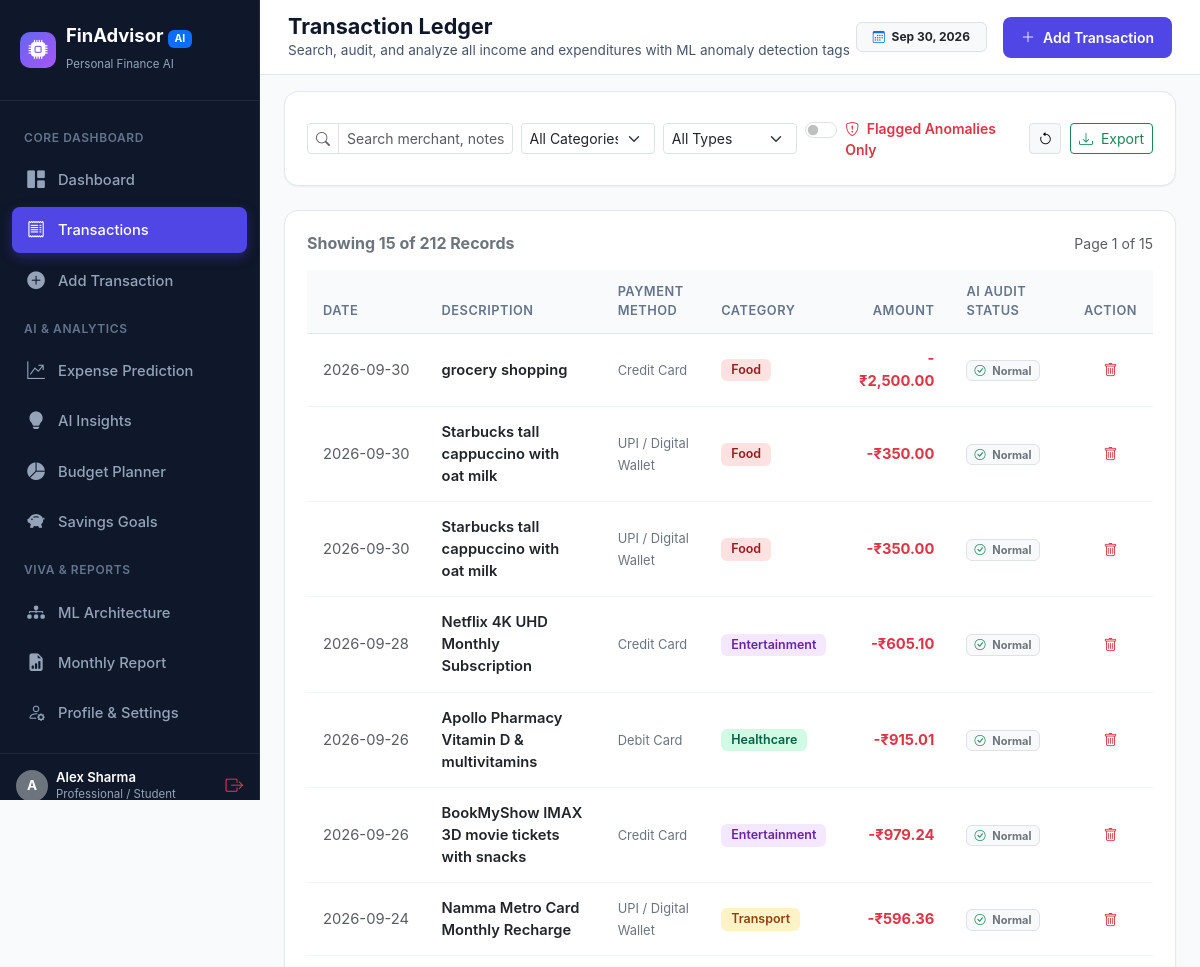
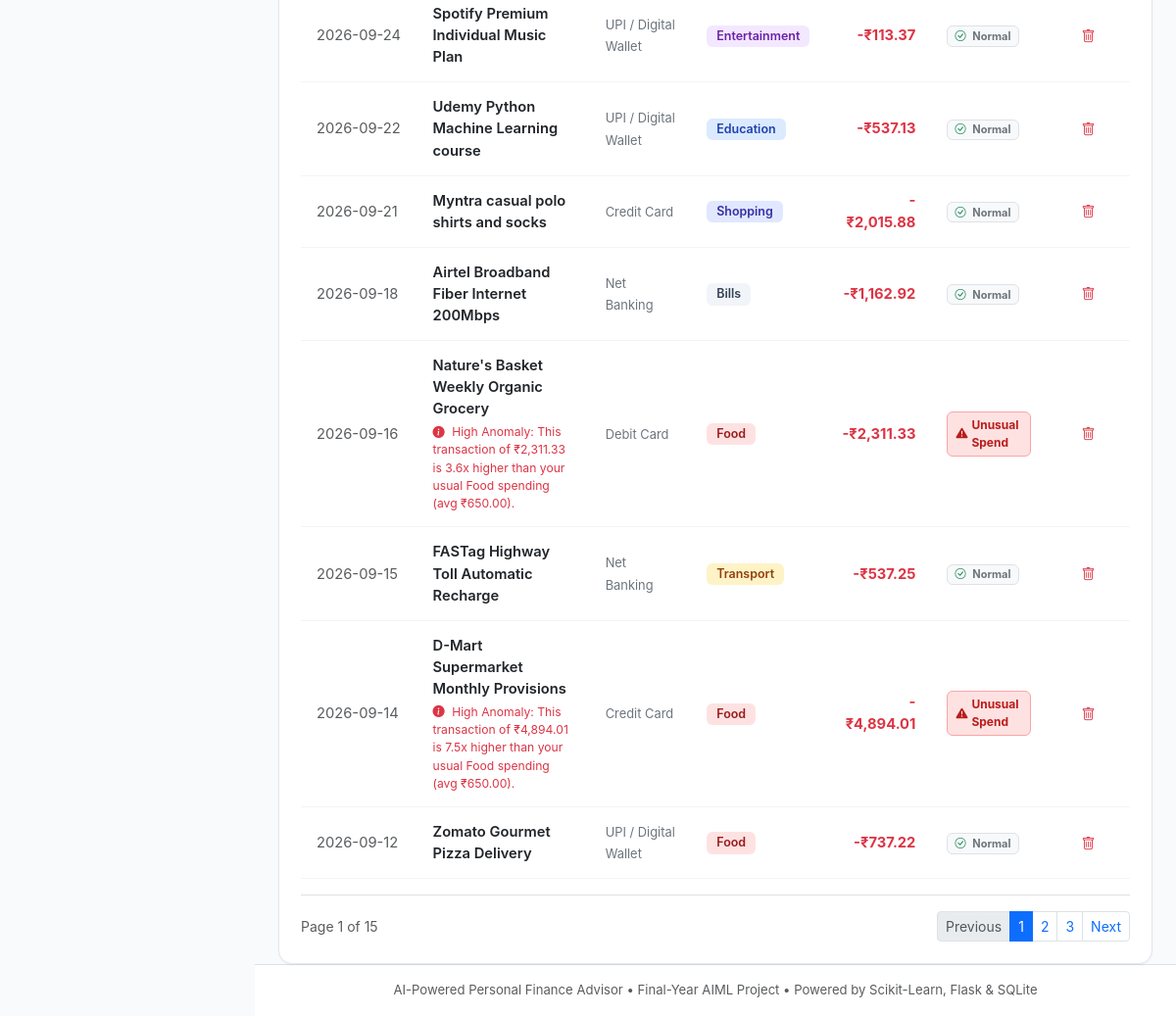
The page /transactions (signed in) on the database its author committed (2 pictures, top to bottom).
### tables this page shows
CREATE TABLE users (
        id INTEGER PRIMARY KEY AUTOINCREMENT,
        name TEXT NOT NULL,
        email TEXT UNIQUE NOT NULL,
        password_hash TEXT NOT NULL,
        monthly_income REAL DEFAULT 50000.0,
        currency TEXT DEFAULT '₹',
        occupation TEXT DEFAULT 'Professional / Student',
        created_at TIMESTAMP DEFAULT CURRENT_TIMESTAMP
    );

CREATE TABLE transactions (
        id INTEGER PRIMARY KEY AUTOINCREMENT,
        user_id INTEGER NOT NULL,
        type TEXT CHECK(type IN ('income', 'expense')) NOT NULL,
        amount REAL NOT NULL,
        category TEXT NOT NULL,
        payment_method TEXT NOT NULL,
        date TEXT NOT NULL,
        description TEXT NOT NULL,
        is_anomaly INTEGER DEFAULT 0,
        anomaly_score REAL DEFAULT 0.0,
        anomaly_reason TEXT,
        created_at TIMESTAMP DEFAULT CURRENT_TIMESTAMP,
        FOREIGN KEY (user_id) REFERENCES users(id) ON DELETE CASCADE
    );

### app.py (the view)
@app.route('/transactions')
@login_required
def transactions():
    u_id = session['user_id']
    page = request.args.get('page', 1, type=int)
    per_page = 15
    offset = (page - 1) * per_page
    cat_filter = request.args.get('category', 'All')
    type_filter = request.args.get('type', '')
    search = request.args.get('search', '').strip()
    only_anom = request.args.get('anomalies', '') == '1'
    total_records = get_transaction_counts(
        u_id,
        category=cat_filter,
        trans_type=type_filter,
        search=search,
        only_anomalies=only_anom
    )
    txns = get_user_transactions(
        u_id,
        limit=per_page,
        offset=offset,
        category=cat_filter,
        trans_type=type_filter,
        search=search,
        only_anomalies=only_anom
    )
    total_pages = max(1, (total_records + per_page - 1) // per_page)
    return render_template(
        'transactions.html',
        transactions=txns,
        page=page,
        total_pages=total_pages,
        total_records=total_records,
        current_cat=cat_filter,
        current_type=type_filter,
        search=search,
        only_anomalies=only_anom
    )

### templates/transactions.html (shortened to what this page needs)
{% extends "base.html" %}
{% block page_heading %}Transaction Ledger{% endblock %}
{% block page_subheading %}Search, audit, and analyze all income and expenditures with ML anomaly detection tags{% endblock %}
{% block content %}
<div class="fin-card mb-4">
    <form method="GET" action="{{ url_for('transactions') }}" class="row g-2 align-items-center">
        <div class="col-md-3">
            <div class="input-group input-group-sm">
                <span class="input-group-text bg-white"><i class="bi bi-search text-muted"></i></span>
                <input type="text" name="search" class="form-control" placeholder="Search merchant, notes..." value="{{ search }}">
            </div>
        </div>
        <div class="col-md-2">
            <select name="category" class="form-select form-select-sm" onchange="this.form.submit()">
                <option value="All" {% if current_cat == 'All' %}selected{% endif %}>All Categories</option>
            </select>
        </div>
        <div class="col-md-2">
            <select name="type" class="form-select form-select-sm" onchange="this.form.submit()">
                <option value="" {% if not current_type %}selected{% endif %}>All Types</option>
            </select>
        </div>
        <div class="col-md-3">
            <div class="form-check form-switch pt-1">
                <input class="form-check-input" type="checkbox" name="anomalies" value="1" id="anomCheck" {% if only_anomalies %}checked{% endif %} onchange="this.form.submit()">
                <label class="form-check-label small fw-semibold text-danger" for="anomCheck">
                    <i class="bi bi-shield-exclamation me-1"></i> Flagged Anomalies Only
                </label>
            </div>
        </div>
        <div class="col-md-2 text-md-end">
            <a href="{{ url_for('transactions') }}" class="btn btn-sm btn-light border me-1" title="Reset Filters"><i class="bi bi-arrow-counterclockwise"></i></a>
            <a href="{{ url_for('export_csv') }}" class="btn btn-sm btn-outline-success" title="Download CSV"><i class="bi bi-download me-1"></i> Export</a>
        </div>
    </form>
</div>
<div class="fin-card">
    <div class="d-flex justify-content-between align-items-center mb-3">
        <h6 class="fw-bold mb-0 text-secondary">
            Showing {{ transactions|length }} of {{ total_records }} Records
        </h6>
        <span class="small text-muted">Page {{ page }} of {{ total_pages }}</span>
    </div>
    <div class="table-responsive">
        <table class="table table-fin">
            <thead>
                <tr>
                    <th>Date</th>
                    <th>Description</th>
                    <th>Payment Method</th>
                    <th>Category</th>
                    <th class="text-end">Amount</th>
                    <th>AI Audit Status</th>
                    <th class="text-center">Action</th>
                </tr>
            </thead>
            <tbody>
                {% if transactions %}
                    {% for t in transactions %}
                    <tr class="{% if t.is_anomaly %}anomaly-row{% endif %}">
                        <td class="text-muted small" style="white-space: nowrap;">{{ t.date }}</td>
                        <td>
                            <div class="fw-semibold text-dark">{{ t.description }}</div>
                            {% if t.is_anomaly and t.anomaly_reason %}
                                <div class="text-danger small mt-1" style="font-size: 0.76rem;">
                                    <i class="bi bi-info-circle-fill me-1"></i> {{ t.anomaly_reason }}
                                </div>
                            {% endif %}
                        </td>
                        <td>
                            <span class="text-secondary small">{{ t.payment_method }}</span>
                        </td>
                        <td>
                            <span class="badge badge-cat badge-{{ t.category }}">{{ t.category }}</span>
                        </td>
                        <td class="text-end fw-bold {% if t.type == 'income' %}text-success{% else %}text-danger{% endif %}">
                            {{ '+' if t.type == 'income' else '-' }}₹{{ "{:,.2f}".format(t.amount) }}
                        </td>
                        <td>
                            {% if t.is_anomaly %}
                                <span class="badge-anomaly" data-bs-toggle="tooltip" data-bs-placement="top" title="{{ t.anomaly_reason }}">
                                    <i class="bi bi-exclamation-triangle-fill"></i> Unusual Spend
                                </span>
                            {% else %}
                                <span class="badge bg-light text-secondary border">
                                    <i class="bi bi-check-circle text-success me-1"></i> Normal
                                </span>
                            {% endif %}
                        </td>
                        <td class="text-center">
                            <form method="POST" action="{{ url_for('remove_transaction', trans_id=t.id) }}" onsubmit="return confirm('Delete this transaction?');">
                                <button type="submit" class="btn btn-sm btn-link text-danger p-0" title="Delete">
                                    <i class="bi bi-trash"></i>
                                </button>
                            </form>
                        </td>
                    </tr>
                    {% endfor %}
                {% endif %}
            </tbody>
        </table>
    </div>
    {% if total_pages > 1 %}
    <nav class="d-flex justify-content-between align-items-center mt-3 pt-3 border-top">
        <div class="small text-muted">Page {{ page }} of {{ total_pages }}</div>
        <ul class="pagination pagination-sm mb-0">
            <li class="page-item {% if page <= 1 %}disabled{% endif %}">
                <a class="page-link" href="{{ url_for('transactions', page=page-1, category=current_cat, type=current_type, search=search, anomalies='1' if only_anomalies else '') }}">Previous</a>
            </li>
            {% for p in range(1, total_pages + 1) %}
                {% if p >= page - 2 and p <= page + 2 %}
                    <li class="page-item {% if p == page %}active{% endif %}">
                        <a class="page-link" href="{{ url_for('transactions', page=p, category=current_cat, type=current_type, search=search, anomalies='1' if only_anomalies else '') }}">{{ p }}</a>
                    </li>
                {% endif %}
            {% endfor %}
            <li class="page-item {% if page >= total_pages %}disabled{% endif %}">
                <a class="page-link" href="{{ url_for('transactions', page=page+1, category=current_cat, type=current_type, search=search, anomalies='1' if only_anomalies else '') }}">Next</a>
            </li>
        </ul>
    </nav>
    {% endif %}
</div>
{% endblock %}

### templates/base.html (shortened to what this page needs)
<!DOCTYPE html>
<html lang="en">
<head>
    <link rel="stylesheet" href="{{ url_for('static', filename='css/bootstrap.min.css') }}">
    <link rel="stylesheet" href="https://cdn.jsdelivr.net/npm/bootstrap-icons@1.11.3/font/bootstrap-icons.min.css">
    <link rel="stylesheet" href="{{ url_for('static', filename='css/style.css') }}">
</head>
<body>
{% if session.get('user_id') %}
<div class="app-container">
    <aside class="sidebar">
        <div class="sidebar-brand">
            <div class="brand-icon">
                <i class="bi bi-cpu-fill"></i>
            </div>
            <div>
                <div style="line-height: 1.2;">FinAdvisor <span class="badge bg-primary text-white" style="font-size: 0.65rem;">AI</span></div>
                <small style="font-size: 0.72rem; color: #94a3b8; font-weight: normal;">Personal Finance AI</small>
            </div>
        </div>
        <nav class="sidebar-nav">
            <div class="sidebar-label">Core Dashboard</div>
            <a href="{{ url_for('dashboard') }}" class="nav-link-custom {% if request.endpoint == 'dashboard' %}active{% endif %}">
                <span class="nav-icon"><i class="bi bi-grid-1x2-fill"></i></span>
                <span>Dashboard</span>
            </a>
            <a href="{{ url_for('transactions') }}" class="nav-link-custom {% if request.endpoint == 'transactions' %}active{% endif %}">
                <span class="nav-icon"><i class="bi bi-receipt"></i></span>
                <span>Transactions</span>
            </a>
            <a href="{{ url_for('add_new_transaction') }}" class="nav-link-custom {% if request.endpoint == 'add_new_transaction' %}active{% endif %}">
                <span class="nav-icon"><i class="bi bi-plus-circle-fill"></i></span>
                <span>Add Transaction</span>
            </a>
            <div class="sidebar-label">AI & Analytics</div>
            <a href="{{ url_for('expense_prediction') }}" class="nav-link-custom {% if request.endpoint == 'expense_prediction' %}active{% endif %}">
                <span class="nav-icon"><i class="bi bi-graph-up-arrow"></i></span>
                <span>Expense Prediction</span>
            </a>
            <a href="{{ url_for('ai_insights_page') }}" class="nav-link-custom {% if request.endpoint == 'ai_insights_page' %}active{% endif %}">
                <span class="nav-icon"><i class="bi bi-lightbulb-fill"></i></span>
                <span>AI Insights</span>
            </a>
            <a href="{{ url_for('budget_recommendation') }}" class="nav-link-custom {% if request.endpoint == 'budget_recommendation' %}active{% endif %}">
                <span class="nav-icon"><i class="bi bi-pie-chart-fill"></i></span>
                <span>Budget Planner</span>
            </a>
            <a href="{{ url_for('savings_goals_page') }}" class="nav-link-custom {% if request.endpoint == 'savings_goals_page' %}active{% endif %}">
                <span class="nav-icon"><i class="bi bi-piggy-bank-fill"></i></span>
                <span>Savings Goals</span>
            </a>
            <div class="sidebar-label">Viva & Reports</div>
            <a href="{{ url_for('ml_models_page') }}" class="nav-link-custom {% if request.endpoint == 'ml_models_page' %}active{% endif %}">
                <span class="nav-icon"><i class="bi bi-diagram-3-fill"></i></span>
                <span>ML Architecture</span>
            </a>
            <a href="{{ url_for('reports_page') }}" class="nav-link-custom {% if request.endpoint == 'reports_page' %}active{% endif %}">
                <span class="nav-icon"><i class="bi bi-file-earmark-bar-graph-fill"></i></span>
                <span>Monthly Report</span>
            </a>
            <a href="{{ url_for('profile_page') }}" class="nav-link-custom {% if request.endpoint == 'profile_page' %}active{% endif %}">
                <span class="nav-icon"><i class="bi bi-person-gear"></i></span>
                <span>Profile & Settings</span>
            </a>
        </nav>
        <div class="sidebar-footer">
            <div class="d-flex align-items-center gap-2">
                <div class="rounded-circle bg-secondary text-white d-flex align-items-center justify-content-center" style="width: 32px; height: 32px; font-size: 0.85rem; font-weight: bold;">
                    {{ current_user.name[0] if current_user else 'U' }}
                </div>
                <div style="line-height: 1.1; overflow: hidden; text-overflow: ellipsis; white-space: nowrap; max-width: 140px;">
                    <div style="font-size: 0.82rem; font-weight: 600; color: #fff;">{{ current_user.name if current_user else 'User' }}</div>
                    <small style="font-size: 0.72rem; color: #94a3b8;">{{ current_user.occupation if current_user else 'Member' }}</small>
                </div>
            </div>
            <a href="{{ url_for('logout') }}" class="text-danger" title="Logout" style="font-size: 1.1rem;">
                <i class="bi bi-box-arrow-right"></i>
            </a>
        </div>
    </aside>
    <div class="main-content">
        <header class="topbar">
            <div>
                <h1 class="page-title">{% block page_heading %}Dashboard{% endblock %}</h1>
                <p class="page-subtitle">{% block page_subheading %}AI-Powered Wealth & Expenditure Intelligence{% endblock %}</p>
            </div>
            <div class="d-flex align-items-center gap-3">
                <span class="badge bg-light text-dark border px-3 py-2">
                    <i class="bi bi-calendar3 me-1 text-primary"></i> <span id="current-date-badge"></span>
                </span>
                <a href="{{ url_for('add_new_transaction') }}" class="btn btn-primary-custom btn-sm">
                    <i class="bi bi-plus-lg"></i> Add Transaction
                </a>
            </div>
        </header>
        <div class="container-fluid px-4 pt-3">
            {% block content %}{% endblock %}
        </div>
        <footer class="mt-auto py-3 px-4 text-center text-muted border-top bg-white no-print" style="font-size: 0.82rem;">
            AI-Powered Personal Finance Advisor &bull; Final-Year AIML Project &bull; Powered by Scikit-Learn, Flask & SQLite
        </footer>
    </div>
</div>
{% endif %}
</body>
</html>

### rows shown on the page
users: name "A", name "Alex Sharma", occupation "Professional / Student"
transactions: date "2026-09-30", description "grocery shopping", payment_method "Credit Card", category "Food", type "-", amount "2,500.00", is_anomaly 0 (drawn)
transactions: date "2026-09-30", description "Starbucks tall cappuccino with oat milk", payment_method "UPI / Digital Wallet", category "Food", type "-", amount "350.00", is_anomaly 0 (drawn)
transactions: date "2026-09-30", description "Starbucks tall cappuccino with oat milk", payment_method "UPI / Digital Wallet", category "Food", type "-", amount "350.00", is_anomaly 0 (drawn)
transactions: date "2026-09-28", description "Netflix 4K UHD Monthly Subscription", payment_method "Credit Card", category "Entertainment", type "-", amount "605.10", is_anomaly 0 (drawn)
transactions: date "2026-09-26", description "Apollo Pharmacy Vitamin D & multivitamins", payment_method "Debit Card", category "Healthcare", type "-", amount "915.01", is_anomaly 0 (drawn)
transactions: date "2026-09-26", description "BookMyShow IMAX 3D movie tickets with snacks", payment_method "Credit Card", category "Entertainment", type "-", amount "979.24", is_anomaly 0 (drawn)
transactions: date "2026-09-24", description "Namma Metro Card Monthly Recharge", payment_method "UPI / Digital Wallet", category "Transport", type "-", amount "596.36", is_anomaly 0 (drawn)
transactions: date "2026-09-24", description "Spotify Premium Individual Music Plan", payment_method "UPI / Digital Wallet", category "Entertainment", type "-", amount "113.37", is_anomaly 0 (drawn)
transactions: date "2026-09-22", description "Udemy Python Machine Learning course", payment_method "UPI / Digital Wallet", category "Education", type "-", amount "537.13", is_anomaly 0 (drawn)
transactions: date "2026-09-21", description "Myntra casual polo shirts and socks", payment_method "Credit Card", category "Shopping", type "-", amount "2,015.88", is_anomaly 0 (drawn)
transactions: date "2026-09-18", description "Airtel Broadband Fiber Internet 200Mbps", payment_method "Net Banking", category "Bills", type "-", amount "1,162.92", is_anomaly 0 (drawn)
transactions: date "2026-09-16", description "Nature's Basket Weekly Organic Grocery", anomaly_reason "High Anomaly: This transaction of ₹2,311.33 is 3.6x higher than your usual Food spending (avg ₹650.00).", payment_method "Debit Card", category "Food", type "-", amount "2,311.33"
transactions: date "2026-09-15", description "FASTag Highway Toll Automatic Recharge", payment_method "Net Banking", category "Transport", type "-", amount "537.25", is_anomaly 0 (drawn)
transactions: date "2026-09-14", description "D-Mart Supermarket Monthly Provisions", anomaly_reason "High Anomaly: This transaction of ₹4,894.01 is 7.5x higher than your usual Food spending (avg ₹650.00).", payment_method "Credit Card", category "Food", type "-", amount "4,894.01"
transactions: date "2026-09-12", description "Zomato Gourmet Pizza Delivery", payment_method "UPI / Digital Wallet", category "Food", type "-", amount "737.22", is_anomaly 0 (drawn)

### other values the page prints
{{ transactions|length }} "15"
{{ total_records }} "212"
{{ page }} "1"
{{ total_pages }} "15"
{{ p }} "1" "2" "3"
